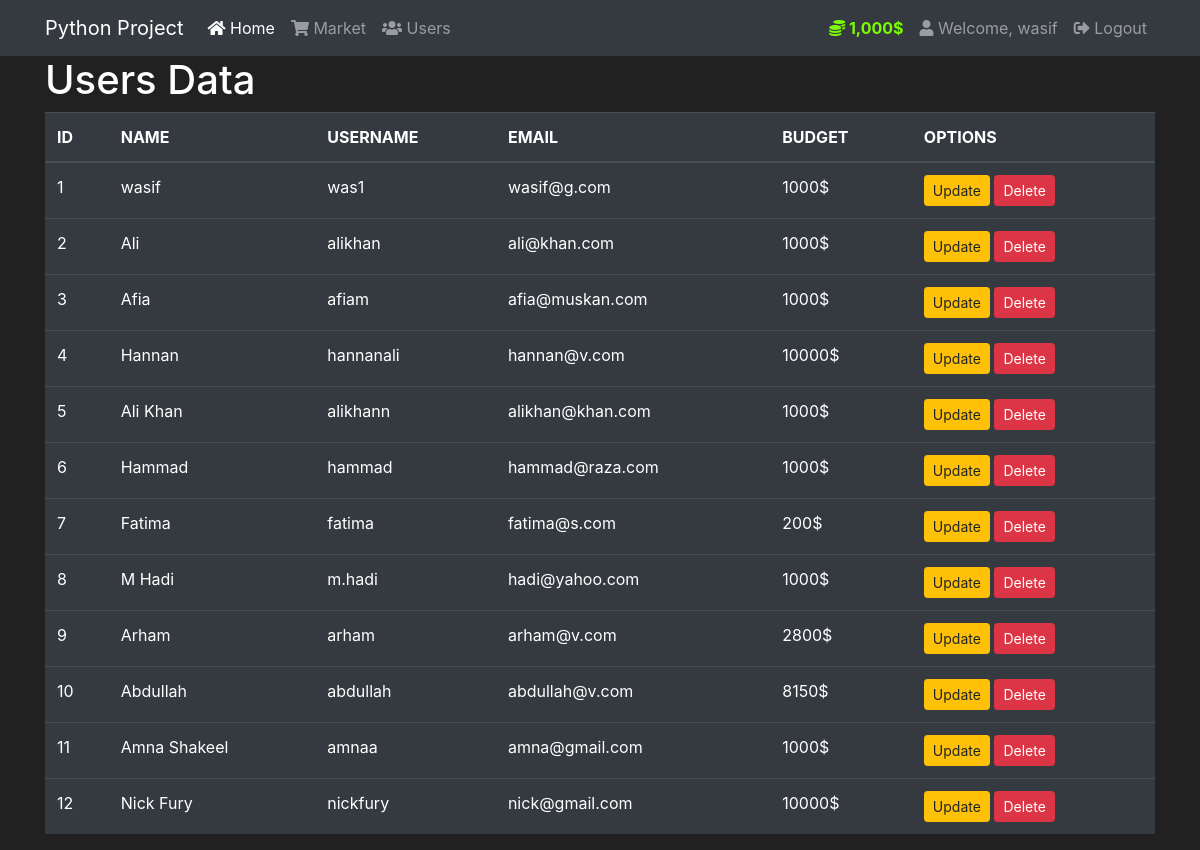
Screenshot of /users (signed in) with the database file from the repository.
### market/models.py (models this page shows, shortened)
class User(db.Model, UserMixin):
    id = db.Column(db.Integer(), primary_key=True)
    fullname = db.Column(db.String(length=30), nullable=False)
    username = db.Column(db.String(length=30), nullable=False, unique=True)
    email    = db.Column(db.String(length=50), nullable=False, unique=True)
    password = db.Column(db.String(length=50), nullable=False)
    budget   = db.Column(db.Integer(), nullable=False, default=1000)
    items = db.relationship('Item', backref='owned_user', lazy=True)
    @property
    def prettierBudget(self):
        if len(str(self.budget)) >= 4:
            return f'{str(self.budget)[:-3]},{str(self.budget)[-3:]}$'
        else:
            return f'{self.budget}$'
    @property
    def password_hash(self):
        return self.password

### market/routes.py (the view)
@app.route('/users')
def user_page():
    users = User.query.all()
    return render_template('users.html', users=users)

### market/models.py (called while the page is built)
@login_manager.user_loader
def load_user(user_id):
    return User.query.get(int(user_id))

### market/templates/users.html (shortened to what this page needs)
{% extends 'base.html' %}
{% block content %}
    <section>
        <div class="container">
            <h1>Users Data</h1>
            <table class="table table-hover table-dark">
                <thead>
                    <tr>
                        <th scope="col">ID</th>
                        <th scope="col">NAME</th>
                        <th scope="col">USERNAME</th>
                        <th scope="col">EMAIL</th>
                        <th scope="col">BUDGET</th>
                        <th scope="col">OPTIONS</th>
                    </tr>
                </thead>
                <tbody>
                    {% for user in users %}
                        <tr>
                            <td>{{ user.id }}</td>
                            <td>{{ user.fullname }}</td>
                            <td>{{ user.username }}</td>
                            <td>{{ user.email }}</td>
                            <td>{{ user.budget }}$</td>
                            <td>
                                <a href="{{ url_for('update_page') }}" class="btn btn-outline btn-warning btn-sm">Update</a>
                                <a href="#" class="btn btn-outline btn-danger btn-sm">Delete</a>
                            </td>
                        </tr>
                    {% endfor %}
                </tbody>
            </table>
        </div>
    </section>
{% endblock %}

### market/templates/base.html (shortened to what this page needs)
<!doctype html>
<html lang="en">
<head>
    <link rel="stylesheet" href="https://cdnjs.cloudflare.com/ajax/libs/font-awesome/5.15.3/css/all.min.css">
    <link rel="stylesheet" href="https://cdn.jsdelivr.net/npm/bootstrap@4.5.3/dist/css/bootstrap.min.css">
</head>
<body>
    <nav class="navbar navbar-expand-md navbar-dark bg-dark">
        <div class="container">
            <a class="navbar-brand" href="#">Python Project</a>
            <div class="collapse navbar-collapse" id="navbarNav">
                <ul class="navbar-nav mr-auto">
                    <li class="nav-item active">
                        <a class="nav-link" href="{{ url_for('home_page') }}">
                            <i class="fas fa-home"></i>
                            Home <span class="sr-only">(current)</span>
                        </a>
                    </li>
                    {% if current_user.is_authenticated %}
                    <li class="nav-item">
                        <a class="nav-link" href="{{ url_for('market_page') }}">
                            <i class="fas fa-shopping-cart"></i>
                            Market
                        </a>
                    </li>
                    {% endif %}
                    <li class="nav-item">
                        <a class="nav-link" href="{{ url_for('user_page') }}">
                            <i class="fas fa-users"></i>
                            Users
                        </a>
                    </li>
                </ul>
                {% if current_user.is_authenticated %}
                    <ul class="navbar-nav">
                        <li class="nav-item">
                            <a class="nav-link" style="color: lawngreen;font-weight: bold;">
                                <i class="fas fa-coins"></i>
                                {{ current_user.prettierBudget }}
                            </a>
                        </li>
                        <li class="nav-item">
                            <a class="nav-link">
                                <i class="fas fa-user"></i>
                                Welcome, {{ current_user.fullname }}
                            </a>
                        </li>
                        <li class="nav-item">
                            <a class="nav-link" href="{{ url_for('logout_page') }}">
                                <i class="fas fa-sign-out-alt"></i>
                                Logout
                            </a>
                        </li>
                    </ul>
                {% endif %}
            </div>
        </div>
    </nav>
    {% block content %}
    {% endblock %}
</body>
</html>

### market/templates/base.html (style rules this page uses)
body { background: #212121; color: white; }

### rows the page displays
User: prettierBudget "1,000$", fullname "wasif", id "1", username "was1", email "wasif@g.com", budget "1000"
User: id "2", fullname "Ali", username "alikhan", email "ali@khan.com", budget "1000"
User: id "3", fullname "Afia", username "afiam", email "afia@muskan.com", budget "1000"
User: id "4", fullname "Hannan", username "hannanali", email "hannan@v.com", budget "10000"
User: id "5", fullname "Ali Khan", username "alikhann", email "alikhan@khan.com", budget "1000"
User: id "6", fullname "Hammad", username "hammad", email "hammad@raza.com", budget "1000"
User: id "7", fullname "Fatima", username "fatima", email "fatima@s.com", budget "200"
User: id "8", fullname "M Hadi", username "m.hadi", email "hadi@yahoo.com", budget "1000"
User: id "9", fullname "Arham", username "arham", email "arham@v.com", budget "2800"
User: id "10", fullname "Abdullah", username "abdullah", email "abdullah@v.com", budget "8150"
User: id "11", fullname "Amna Shakeel", username "amnaa", email "amna@gmail.com", budget "1000"
User: id "12", fullname "Nick Fury", username "nickfury", email "nick@gmail.com", budget "10000"
